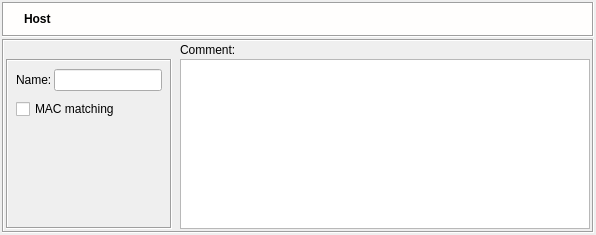
<ui version="4.0" >
 <class>HostDialog_q</class>
 <widget class="QWidget" name="HostDialog_q" >
  <property name="enabled" >
   <bool>true</bool>
  </property>
  <property name="geometry" >
   <rect>
    <x>0</x>
    <y>0</y>
    <width>596</width>
    <height>235</height>
   </rect>
  </property>
  <property name="windowTitle" >
   <string>Host</string>
  </property>
  <layout class="QGridLayout" >
   <property name="leftMargin" >
    <number>2</number>
   </property>
   <property name="topMargin" >
    <number>2</number>
   </property>
   <property name="rightMargin" >
    <number>2</number>
   </property>
   <property name="bottomMargin" >
    <number>2</number>
   </property>
   <property name="horizontalSpacing" >
    <number>0</number>
   </property>
   <property name="verticalSpacing" >
    <number>0</number>
   </property>
   <item row="0" column="0" >
    <layout class="QVBoxLayout" >
     <property name="spacing" >
      <number>2</number>
     </property>
     <item>
      <widget class="QFrame" name="frame3" >
       <property name="sizePolicy" >
        <sizepolicy vsizetype="Fixed" hsizetype="Preferred" >
         <horstretch>0</horstretch>
         <verstretch>0</verstretch>
        </sizepolicy>
       </property>
       <property name="minimumSize" >
        <size>
         <width>16</width>
         <height>35</height>
        </size>
       </property>
       <property name="palette" >
        <palette>
         <active>
          <colorrole role="Base" >
           <brush brushstyle="SolidPattern" >
            <color alpha="255" >
             <red>255</red>
             <green>255</green>
             <blue>255</blue>
            </color>
           </brush>
          </colorrole>
          <colorrole role="Window" >
           <brush brushstyle="SolidPattern" >
            <color alpha="255" >
             <red>255</red>
             <green>254</green>
             <blue>253</blue>
            </color>
           </brush>
          </colorrole>
         </active>
         <inactive>
          <colorrole role="Base" >
           <brush brushstyle="SolidPattern" >
            <color alpha="255" >
             <red>255</red>
             <green>255</green>
             <blue>255</blue>
            </color>
           </brush>
          </colorrole>
          <colorrole role="Window" >
           <brush brushstyle="SolidPattern" >
            <color alpha="255" >
             <red>255</red>
             <green>254</green>
             <blue>253</blue>
            </color>
           </brush>
          </colorrole>
         </inactive>
         <disabled>
          <colorrole role="Base" >
           <brush brushstyle="SolidPattern" >
            <color alpha="255" >
             <red>255</red>
             <green>254</green>
             <blue>253</blue>
            </color>
           </brush>
          </colorrole>
          <colorrole role="Window" >
           <brush brushstyle="SolidPattern" >
            <color alpha="255" >
             <red>255</red>
             <green>254</green>
             <blue>253</blue>
            </color>
           </brush>
          </colorrole>
         </disabled>
        </palette>
       </property>
       <property name="autoFillBackground" >
        <bool>true</bool>
       </property>
       <property name="frameShape" >
        <enum>QFrame::Box</enum>
       </property>
       <property name="frameShadow" >
        <enum>QFrame::Sunken</enum>
       </property>
       <layout class="QGridLayout" >
        <property name="leftMargin" >
         <number>2</number>
        </property>
        <property name="topMargin" >
         <number>2</number>
        </property>
        <property name="rightMargin" >
         <number>2</number>
        </property>
        <property name="bottomMargin" >
         <number>2</number>
        </property>
        <property name="horizontalSpacing" >
         <number>2</number>
        </property>
        <property name="verticalSpacing" >
         <number>2</number>
        </property>
        <item row="0" column="2" >
         <widget class="QLabel" name="editorTitle" >
          <property name="sizePolicy" >
           <sizepolicy vsizetype="Fixed" hsizetype="Preferred" >
            <horstretch>0</horstretch>
            <verstretch>0</verstretch>
           </sizepolicy>
          </property>
          <property name="font" >
           <font>
            <weight>75</weight>
            <bold>true</bold>
           </font>
          </property>
          <property name="text" >
           <string>Host</string>
          </property>
          <property name="wordWrap" >
           <bool>false</bool>
          </property>
         </widget>
        </item>
        <item row="0" column="0" >
         <widget class="QLabel" name="pixmapLabel1" >
          <property name="sizePolicy" >
           <sizepolicy vsizetype="Fixed" hsizetype="Fixed" >
            <horstretch>0</horstretch>
            <verstretch>0</verstretch>
           </sizepolicy>
          </property>
          <property name="pixmap" >
           <pixmap/>
          </property>
          <property name="scaledContents" >
           <bool>true</bool>
          </property>
          <property name="wordWrap" >
           <bool>false</bool>
          </property>
         </widget>
        </item>
        <item row="0" column="1" >
         <widget class="QLabel" name="label" >
          <property name="sizePolicy" >
           <sizepolicy vsizetype="Preferred" hsizetype="Maximum" >
            <horstretch>0</horstretch>
            <verstretch>0</verstretch>
           </sizepolicy>
          </property>
          <property name="text" >
           <string/>
          </property>
          <property name="pixmap" >
           <pixmap resource="MainRes.qrc" >:/Icons/Host/icon</pixmap>
          </property>
         </widget>
        </item>
       </layout>
      </widget>
     </item>
     <item>
      <widget class="QFrame" name="frame7" >
       <property name="frameShape" >
        <enum>QFrame::Box</enum>
       </property>
       <property name="frameShadow" >
        <enum>QFrame::Sunken</enum>
       </property>
       <layout class="QGridLayout" >
        <property name="leftMargin" >
         <number>2</number>
        </property>
        <property name="topMargin" >
         <number>2</number>
        </property>
        <property name="rightMargin" >
         <number>2</number>
        </property>
        <property name="bottomMargin" >
         <number>2</number>
        </property>
        <property name="horizontalSpacing" >
         <number>8</number>
        </property>
        <property name="verticalSpacing" >
         <number>2</number>
        </property>
        <item row="1" column="0" >
         <widget class="QFrame" name="frame27" >
          <property name="frameShape" >
           <enum>QFrame::Box</enum>
          </property>
          <property name="frameShadow" >
           <enum>QFrame::Sunken</enum>
          </property>
          <layout class="QGridLayout" >
           <property name="leftMargin" >
            <number>8</number>
           </property>
           <property name="topMargin" >
            <number>8</number>
           </property>
           <property name="rightMargin" >
            <number>8</number>
           </property>
           <property name="bottomMargin" >
            <number>8</number>
           </property>
           <property name="horizontalSpacing" >
            <number>2</number>
           </property>
           <property name="verticalSpacing" >
            <number>8</number>
           </property>
           <item row="2" column="0" colspan="2" >
            <widget class="QCheckBox" name="MACmatching" >
             <property name="text" >
              <string>MAC matching</string>
             </property>
            </widget>
           </item>
           <item row="3" column="1" >
            <spacer>
             <property name="orientation" >
              <enum>Qt::Vertical</enum>
             </property>
             <property name="sizeType" >
              <enum>QSizePolicy::MinimumExpanding</enum>
             </property>
             <property name="sizeHint" >
              <size>
               <width>20</width>
               <height>5</height>
              </size>
             </property>
            </spacer>
           </item>
           <item row="0" column="0" >
            <widget class="QLabel" name="textLabel1" >
             <property name="text" >
              <string>Name:</string>
             </property>
             <property name="wordWrap" >
              <bool>false</bool>
             </property>
            </widget>
           </item>
           <item row="0" column="1" >
            <widget class="QLineEdit" name="obj_name" >
             <property name="sizePolicy" >
              <sizepolicy vsizetype="Fixed" hsizetype="Preferred" >
               <horstretch>0</horstretch>
               <verstretch>0</verstretch>
              </sizepolicy>
             </property>
             <property name="minimumSize" >
              <size>
               <width>0</width>
               <height>0</height>
              </size>
             </property>
            </widget>
           </item>
          </layout>
         </widget>
        </item>
        <item row="1" column="1" >
         <widget class="QTextEdit" name="comment" >
          <property name="sizePolicy" >
           <sizepolicy vsizetype="Expanding" hsizetype="Expanding" >
            <horstretch>0</horstretch>
            <verstretch>100</verstretch>
           </sizepolicy>
          </property>
          <property name="minimumSize" >
           <size>
            <width>200</width>
            <height>0</height>
           </size>
          </property>
          <property name="tabChangesFocus" >
           <bool>true</bool>
          </property>
         </widget>
        </item>
        <item row="0" column="1" >
         <widget class="QLabel" name="textLabel2" >
          <property name="text" >
           <string>Comment:</string>
          </property>
          <property name="wordWrap" >
           <bool>false</bool>
          </property>
         </widget>
        </item>
       </layout>
      </widget>
     </item>
    </layout>
   </item>
  </layout>
 </widget>
 <layoutdefault spacing="2" margin="2" />
 <tabstops>
  <tabstop>obj_name</tabstop>
  <tabstop>MACmatching</tabstop>
  <tabstop>comment</tabstop>
 </tabstops>
 <resources>
  <include location="MainRes.qrc" />
 </resources>
 <connections>
  <connection>
   <sender>obj_name</sender>
   <signal>textChanged(QString)</signal>
   <receiver>HostDialog_q</receiver>
   <slot>changed()</slot>
   <hints>
    <hint type="sourcelabel" >
     <x>20</x>
     <y>20</y>
    </hint>
    <hint type="destinationlabel" >
     <x>20</x>
     <y>20</y>
    </hint>
   </hints>
  </connection>
  <connection>
   <sender>MACmatching</sender>
   <signal>stateChanged(int)</signal>
   <receiver>HostDialog_q</receiver>
   <slot>changed()</slot>
   <hints>
    <hint type="sourcelabel" >
     <x>20</x>
     <y>20</y>
    </hint>
    <hint type="destinationlabel" >
     <x>20</x>
     <y>20</y>
    </hint>
   </hints>
  </connection>
  <connection>
   <sender>comment</sender>
   <signal>textChanged()</signal>
   <receiver>HostDialog_q</receiver>
   <slot>changed()</slot>
   <hints>
    <hint type="sourcelabel" >
     <x>20</x>
     <y>20</y>
    </hint>
    <hint type="destinationlabel" >
     <x>20</x>
     <y>20</y>
    </hint>
   </hints>
  </connection>
 </connections>
</ui>
